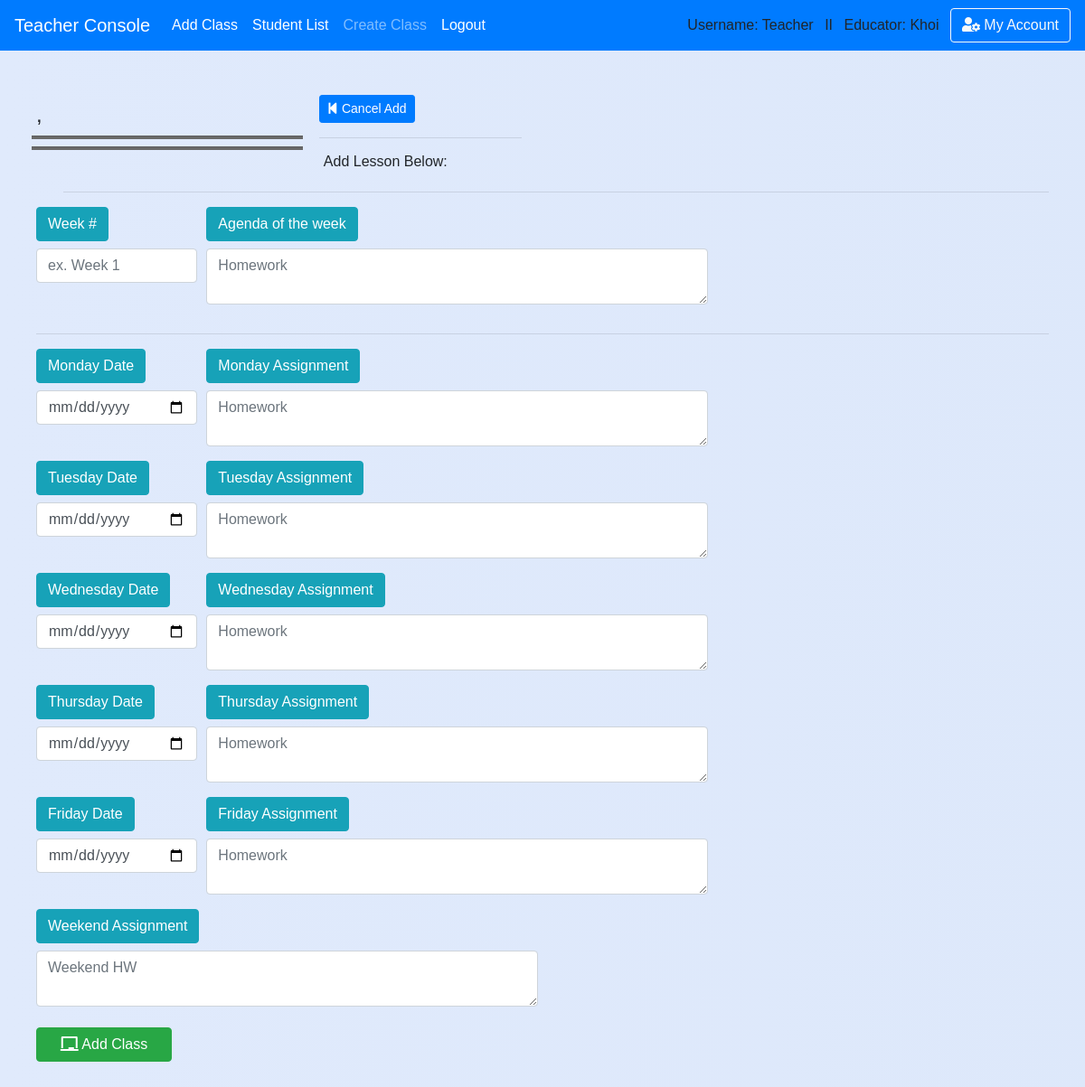
/teacher/lesson_plan/add/7/ (signed in), run on an earlier commit of the app's database.
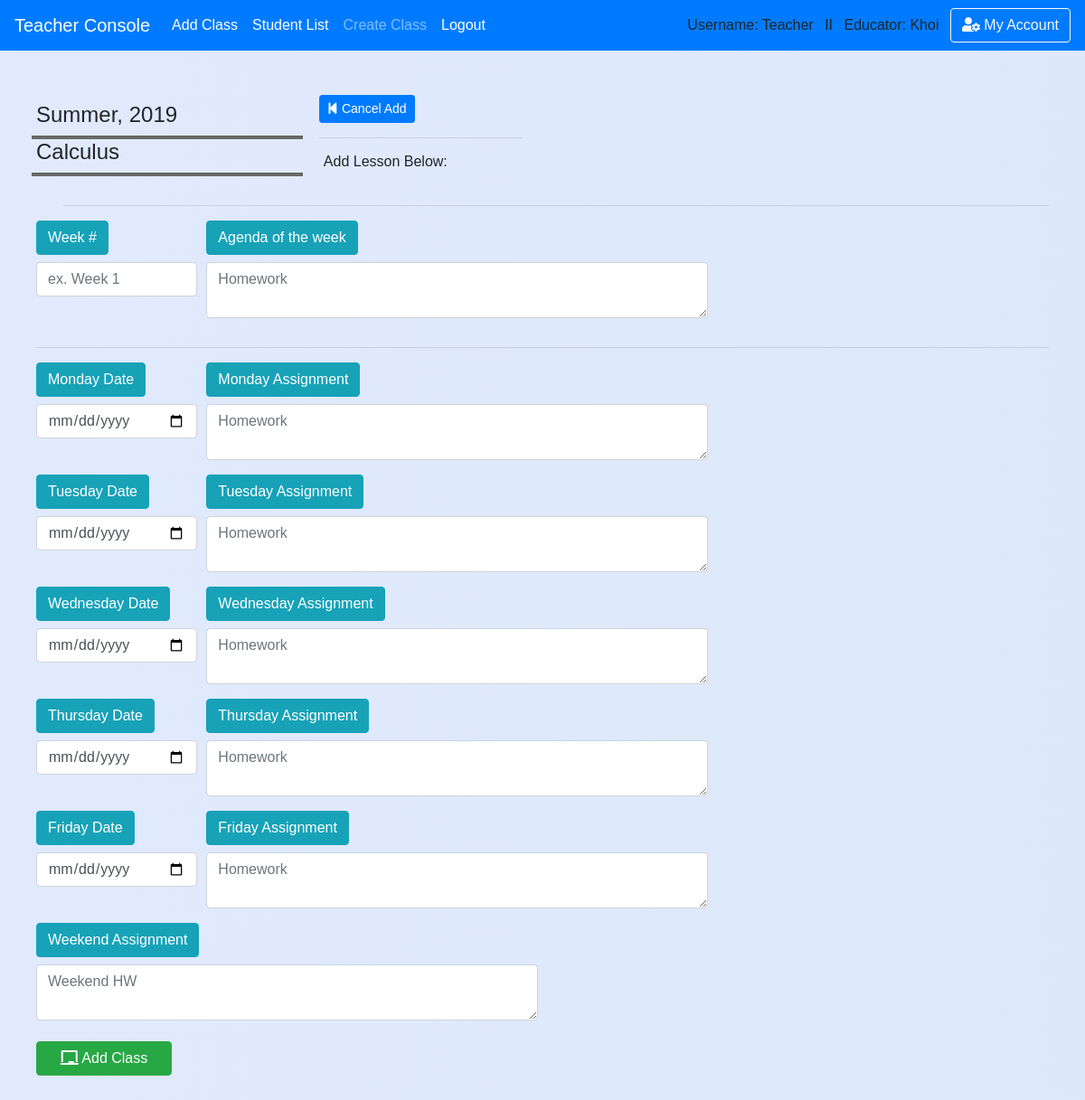
And on a later commit of the database.
### school_app/models.py (models this page shows)
class Course(models.Model):
    course_number = models.CharField(max_length=20,default='12345678')
    abbreviated_title = models.CharField(max_length=150,default='')
    course_title = models.CharField(max_length=250,default='') #,unique=True)
    maximum_credit = models.CharField(max_length=10,default='')
    semester = models.CharField(max_length=50,default='')
    year = models.CharField(max_length=4,default='')
    teacher_name = models.CharField(max_length=50,default='')
    description = models.CharField(max_length=450,default='')
    department = models.ForeignKey('Department',blank=True, null=True, on_delete = models.SET_NULL, related_name='belong_in_department')
    teacher = models.ForeignKey('Teacher',blank=True, null=True, on_delete = models.SET_NULL, related_name='course_by_teacher')
    create_date = models.DateField(auto_now_add=True , blank=True,null=True,)

### school_app/views_logged.py (the view, shortened to what this page needs)
# urls.py: path('teacher/lesson_plan/add',views_logged.add_lesson_plan, name='add_lesson_plan'),
def add_lesson_plan(request,course_id=None):
    if is_login(request) == False:
        return redirect('/login')
    if is_login(request) == True:
        if request.user.profile.is_teacher == False:
            messages.warning(request, "You don't have Instructor's Privilege!")
            return redirect('/')
        course = Course.objects.filter(id=course_id).first()
        return render(request,'teacher/lesson_plan/add_lesson_plan.html',
        {'course':course})

### school_app/views_functions.py (called while the page is built)
def is_login(request):
    if not request.user.is_authenticated:
        messages.warning(request, "Please Login or Create an Account.")
        return False
    return True

### school_app/templates/teacher/lesson_plan/add_lesson_plan.html (shortened to what the changed rows need)
{% extends 'base.html' %}
{% block content %}
<br>
<div class="container-fuild" style='padding-top:25px; padding-left:40px;padding-right:40px'>
         <div class="panel panel-login">
        <div class="panel-body">
          <div class="row">
      <div class="form-row" style=''>
          <div class="col-md-7 mb-3">
        <div style="width: 400px;padding-left: 10px">
          <div style='width:300px'>
        <h4 style='padding-left: 5px'>{{ course.semester }}, {{ course.year }}</h4>
        <hr class='hr-line'/>
        <h4 style='padding-left: 5px'>{{course.course_title}}</h4>
        <hr class='hr-line'/>
        </div>
        </div>
        </div>
        </div><hr/></div>
    <hr/></div>
        </div>
        </div>
        <br><br>
{% endblock %}

What changed in the data, as far as the page shows it:
added Course: semester "Summer", year "2019", course_title "Calculus"
